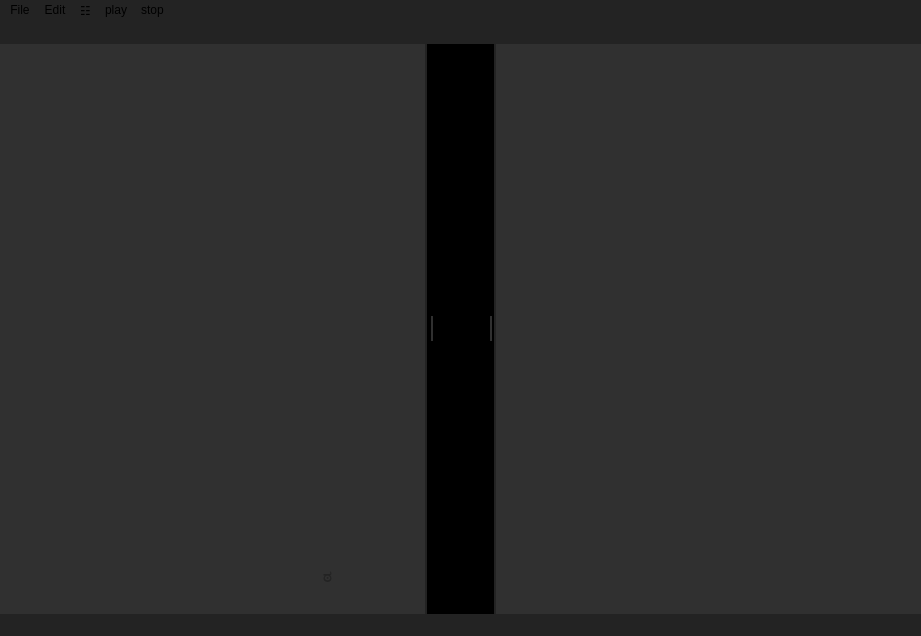
<?xml version="1.0" encoding="UTF-8"?>
<ui version="4.0">
 <class>MainWindow</class>
 <widget class="QMainWindow" name="MainWindow">
  <property name="geometry">
   <rect>
    <x>0</x>
    <y>0</y>
    <width>921</width>
    <height>636</height>
   </rect>
  </property>
  <property name="palette">
   <palette>
    <active>
     <colorrole role="Button">
      <brush brushstyle="SolidPattern">
       <color alpha="255">
        <red>35</red>
        <green>35</green>
        <blue>35</blue>
       </color>
      </brush>
     </colorrole>
     <colorrole role="Base">
      <brush brushstyle="SolidPattern">
       <color alpha="255">
        <red>35</red>
        <green>35</green>
        <blue>35</blue>
       </color>
      </brush>
     </colorrole>
     <colorrole role="Window">
      <brush brushstyle="SolidPattern">
       <color alpha="255">
        <red>35</red>
        <green>35</green>
        <blue>35</blue>
       </color>
      </brush>
     </colorrole>
    </active>
    <inactive>
     <colorrole role="Button">
      <brush brushstyle="SolidPattern">
       <color alpha="255">
        <red>35</red>
        <green>35</green>
        <blue>35</blue>
       </color>
      </brush>
     </colorrole>
     <colorrole role="Base">
      <brush brushstyle="SolidPattern">
       <color alpha="255">
        <red>35</red>
        <green>35</green>
        <blue>35</blue>
       </color>
      </brush>
     </colorrole>
     <colorrole role="Window">
      <brush brushstyle="SolidPattern">
       <color alpha="255">
        <red>35</red>
        <green>35</green>
        <blue>35</blue>
       </color>
      </brush>
     </colorrole>
    </inactive>
    <disabled>
     <colorrole role="Button">
      <brush brushstyle="SolidPattern">
       <color alpha="255">
        <red>35</red>
        <green>35</green>
        <blue>35</blue>
       </color>
      </brush>
     </colorrole>
     <colorrole role="Base">
      <brush brushstyle="SolidPattern">
       <color alpha="255">
        <red>35</red>
        <green>35</green>
        <blue>35</blue>
       </color>
      </brush>
     </colorrole>
     <colorrole role="Window">
      <brush brushstyle="SolidPattern">
       <color alpha="255">
        <red>35</red>
        <green>35</green>
        <blue>35</blue>
       </color>
      </brush>
     </colorrole>
    </disabled>
   </palette>
  </property>
  <property name="windowTitle">
   <string>MainWindow</string>
  </property>
  <property name="styleSheet">
   <string notr="true">QWidget {
    background-color: rgb(35, 35, 35);
}

QMenuBar::item {
    background-color: transparent;
}

QMenuBar::item:selected {
    background-color: #303030;
}
</string>
  </property>
  <widget class="QWidget" name="centralwidget">
   <layout class="QHBoxLayout" name="horizontalLayout">
    <property name="spacing">
     <number>0</number>
    </property>
    <property name="leftMargin">
     <number>0</number>
    </property>
    <property name="topMargin">
     <number>0</number>
    </property>
    <property name="rightMargin">
     <number>0</number>
    </property>
    <property name="bottomMargin">
     <number>0</number>
    </property>
    <item>
     <widget class="QSplitter" name="splitter">
      <property name="styleSheet">
       <string notr="true">QSplitter::handle {
    background-color: rgb(35, 35, 35);
}

QSplitter::handle:pressed {
    background-color: #E5E5E5;
}
</string>
      </property>
      <property name="frameShape">
       <enum>QFrame::NoFrame</enum>
      </property>
      <property name="frameShadow">
       <enum>QFrame::Plain</enum>
      </property>
      <property name="lineWidth">
       <number>0</number>
      </property>
      <property name="midLineWidth">
       <number>0</number>
      </property>
      <property name="orientation">
       <enum>Qt::Horizontal</enum>
      </property>
      <property name="opaqueResize">
       <bool>true</bool>
      </property>
      <property name="handleWidth">
       <number>2</number>
      </property>
      <widget class="QWidget" name="left_widget" native="true">
       <property name="styleSheet">
        <string notr="true">background-color: rgb(48, 48, 48);</string>
       </property>
       <widget class="QFrame" name="frame">
        <property name="geometry">
         <rect>
          <x>9</x>
          <y>9</y>
          <width>601</width>
          <height>210</height>
         </rect>
        </property>
        <property name="minimumSize">
         <size>
          <width>0</width>
          <height>0</height>
         </size>
        </property>
        <layout class="QHBoxLayout" name="horizontalLayout_3">
         <property name="spacing">
          <number>0</number>
         </property>
         <property name="sizeConstraint">
          <enum>QLayout::SetDefaultConstraint</enum>
         </property>
         <property name="leftMargin">
          <number>0</number>
         </property>
         <property name="topMargin">
          <number>0</number>
         </property>
         <property name="rightMargin">
          <number>0</number>
         </property>
         <property name="bottomMargin">
          <number>0</number>
         </property>
         <item>
          <widget class="QPlainTextEdit" name="plainTextEdit">
           <property name="baseSize">
            <size>
             <width>0</width>
             <height>0</height>
            </size>
           </property>
           <property name="styleSheet">
            <string notr="true">QPlainTextEdit {
    background-color: #303030; /* Dark background */
    color: #ffffff; /* White text color */
    border: 1px solid #303030; /* Dark border */
    padding: 0px; /* Remove default padding */
    font-size: 12px; /* Font size */
    groove: none; /* Remove the groove */
    font-family: Consolas, monospace; /* Font family */
}

QPlainTextEdit QScrollBar {
		background: #303030;
		border: none;
		margin: 0;
		padding: 0;
		width: 10px;
		groove: rgb(96, 33, 255)
	}
	
QPlainTextEdit QScrollBar:handle {
		border: none;
		background: #414141;
}

QPlainTextEdit QScrollBar::add-line:vertical, QPlainTextEdit QScrollBar::sub-line:vertical {
    background: none; /* No background for scrollbar buttons */
}
QPlainTextEdit QScrollBar::up-arrow:vertical, QPlainTextEdit QScrollBar::down-arrow:vertical{
	background: none;
}
QPlainTextEdit QScrollBar::add-page:vertical, QPlainTextEdit QScrollBar::sub-page:vertical{
	background: none;
}

QPlainTextEdit {
    selection-color: #ffffff; /* Change selection text color */
    selection-background-color: rgb(153, 153, 153); /* Change selection background color */
}</string>
           </property>
           <property name="tabStopDistance">
            <double>20.000000000000000</double>
           </property>
          </widget>
         </item>
        </layout>
       </widget>
       <widget class="QPushButton" name="preveiew_button">
        <property name="geometry">
         <rect>
          <x>290</x>
          <y>520</y>
          <width>75</width>
          <height>24</height>
         </rect>
        </property>
        <property name="font">
         <font>
          <pointsize>12</pointsize>
          <bold>true</bold>
         </font>
        </property>
        <property name="styleSheet">
         <string notr="true">QPushButton {
        background-color: transparent;
        border: none;
        padding: 4px; 
		 color: rgb(35, 35, 35);
    }
    QPushButton:hover {
        color: #727272; /* Change text color on hover */
    }
    QPushButton:pressed {
        color: #E5E5E5; /* Change text color when pressed */
    }
</string>
        </property>
        <property name="text">
         <string>ಠ</string>
        </property>
       </widget>
      </widget>
      <widget class="QWidget" name="main_main_widget" native="true">
       <property name="minimumSize">
        <size>
         <width>50</width>
         <height>20</height>
        </size>
       </property>
       <property name="baseSize">
        <size>
         <width>0</width>
         <height>0</height>
        </size>
       </property>
       <layout class="QHBoxLayout" name="horizontalLayout_2" stretch="1,100000,1">
        <property name="spacing">
         <number>0</number>
        </property>
        <property name="leftMargin">
         <number>0</number>
        </property>
        <property name="topMargin">
         <number>0</number>
        </property>
        <property name="rightMargin">
         <number>0</number>
        </property>
        <property name="bottomMargin">
         <number>0</number>
        </property>
        <item>
         <widget class="QWidget" name="left_splitter_widget" native="true">
          <property name="minimumSize">
           <size>
            <width>8</width>
            <height>0</height>
           </size>
          </property>
          <property name="maximumSize">
           <size>
            <width>8</width>
            <height>16777215</height>
           </size>
          </property>
          <property name="styleSheet">
           <string notr="true">background-color: rgb(0, 0, 0);</string>
          </property>
          <layout class="QVBoxLayout" name="verticalLayout_2">
           <property name="spacing">
            <number>0</number>
           </property>
           <property name="leftMargin">
            <number>0</number>
           </property>
           <property name="topMargin">
            <number>0</number>
           </property>
           <property name="rightMargin">
            <number>0</number>
           </property>
           <property name="bottomMargin">
            <number>0</number>
           </property>
           <item alignment="Qt::AlignHCenter|Qt::AlignVCenter">
            <widget class="QPushButton" name="left_splitter_button">
             <property name="minimumSize">
              <size>
               <width>10</width>
               <height>33</height>
              </size>
             </property>
             <property name="maximumSize">
              <size>
               <width>10</width>
               <height>33</height>
              </size>
             </property>
             <property name="styleSheet">
              <string notr="true">QPushButton {
    background-color: rgb(48, 48, 48); 
    color: white; /* White text color */
	border: 4px solid black
}

QPushButton:hover {
    background-color: rgb(114, 114, 114); 
}

QPushButton:pressed {
    background-color: #E5E5E5;  
}

</string>
             </property>
             <property name="text">
              <string/>
             </property>
            </widget>
           </item>
          </layout>
         </widget>
        </item>
        <item>
         <widget class="QWidget" name="view_widget" native="true">
          <property name="styleSheet">
           <string notr="true">background-color: rgb(0, 0, 0);</string>
          </property>
          <layout class="QGridLayout" name="gridLayout">
           <property name="leftMargin">
            <number>0</number>
           </property>
           <property name="topMargin">
            <number>0</number>
           </property>
           <property name="rightMargin">
            <number>0</number>
           </property>
           <property name="bottomMargin">
            <number>0</number>
           </property>
           <property name="spacing">
            <number>0</number>
           </property>
          </layout>
         </widget>
        </item>
        <item>
         <widget class="QWidget" name="right_splitter_widget" native="true">
          <property name="minimumSize">
           <size>
            <width>8</width>
            <height>0</height>
           </size>
          </property>
          <property name="maximumSize">
           <size>
            <width>8</width>
            <height>16777215</height>
           </size>
          </property>
          <property name="styleSheet">
           <string notr="true">background-color: rgb(0, 0, 0);</string>
          </property>
          <layout class="QVBoxLayout" name="verticalLayout">
           <property name="spacing">
            <number>0</number>
           </property>
           <property name="leftMargin">
            <number>0</number>
           </property>
           <property name="topMargin">
            <number>0</number>
           </property>
           <property name="rightMargin">
            <number>0</number>
           </property>
           <property name="bottomMargin">
            <number>0</number>
           </property>
           <item alignment="Qt::AlignHCenter|Qt::AlignVCenter">
            <widget class="QPushButton" name="right_splitter_button">
             <property name="minimumSize">
              <size>
               <width>10</width>
               <height>33</height>
              </size>
             </property>
             <property name="maximumSize">
              <size>
               <width>10</width>
               <height>33</height>
              </size>
             </property>
             <property name="styleSheet">
              <string notr="true">QPushButton {
    background-color: rgb(48, 48, 48); 
    color: white; /* White text color */
	border: 4px solid black
}

QPushButton:hover {
    background-color: rgb(114, 114, 114); 
}

QPushButton:pressed {
    background-color: #E5E5E5;  
}


</string>
             </property>
             <property name="text">
              <string/>
             </property>
            </widget>
           </item>
          </layout>
         </widget>
        </item>
       </layout>
      </widget>
      <widget class="QWidget" name="right_widget" native="true">
       <property name="styleSheet">
        <string notr="true">Background-color:rgb(48, 48, 48);</string>
       </property>
      </widget>
     </widget>
    </item>
   </layout>
  </widget>
  <widget class="QMenuBar" name="menubar">
   <property name="geometry">
    <rect>
     <x>0</x>
     <y>0</y>
     <width>921</width>
     <height>44</height>
    </rect>
   </property>
   <property name="minimumSize">
    <size>
     <width>0</width>
     <height>44</height>
    </size>
   </property>
   <property name="palette">
    <palette>
     <active>
      <colorrole role="WindowText">
       <brush brushstyle="SolidPattern">
        <color alpha="255">
         <red>0</red>
         <green>0</green>
         <blue>0</blue>
        </color>
       </brush>
      </colorrole>
      <colorrole role="Button">
       <brush brushstyle="SolidPattern">
        <color alpha="255">
         <red>35</red>
         <green>35</green>
         <blue>35</blue>
        </color>
       </brush>
      </colorrole>
      <colorrole role="Light">
       <brush brushstyle="SolidPattern">
        <color alpha="255">
         <red>255</red>
         <green>255</green>
         <blue>255</blue>
        </color>
       </brush>
      </colorrole>
      <colorrole role="Midlight">
       <brush brushstyle="SolidPattern">
        <color alpha="255">
         <red>255</red>
         <green>255</green>
         <blue>255</blue>
        </color>
       </brush>
      </colorrole>
      <colorrole role="Dark">
       <brush brushstyle="SolidPattern">
        <color alpha="255">
         <red>127</red>
         <green>127</green>
         <blue>127</blue>
        </color>
       </brush>
      </colorrole>
      <colorrole role="Mid">
       <brush brushstyle="SolidPattern">
        <color alpha="255">
         <red>170</red>
         <green>170</green>
         <blue>170</blue>
        </color>
       </brush>
      </colorrole>
      <colorrole role="Text">
       <brush brushstyle="SolidPattern">
        <color alpha="255">
         <red>0</red>
         <green>0</green>
         <blue>0</blue>
        </color>
       </brush>
      </colorrole>
      <colorrole role="BrightText">
       <brush brushstyle="SolidPattern">
        <color alpha="255">
         <red>255</red>
         <green>255</green>
         <blue>255</blue>
        </color>
       </brush>
      </colorrole>
      <colorrole role="ButtonText">
       <brush brushstyle="SolidPattern">
        <color alpha="255">
         <red>0</red>
         <green>0</green>
         <blue>0</blue>
        </color>
       </brush>
      </colorrole>
      <colorrole role="Base">
       <brush brushstyle="SolidPattern">
        <color alpha="255">
         <red>35</red>
         <green>35</green>
         <blue>35</blue>
        </color>
       </brush>
      </colorrole>
      <colorrole role="Window">
       <brush brushstyle="SolidPattern">
        <color alpha="255">
         <red>35</red>
         <green>35</green>
         <blue>35</blue>
        </color>
       </brush>
      </colorrole>
      <colorrole role="Shadow">
       <brush brushstyle="SolidPattern">
        <color alpha="255">
         <red>0</red>
         <green>0</green>
         <blue>0</blue>
        </color>
       </brush>
      </colorrole>
      <colorrole role="AlternateBase">
       <brush brushstyle="SolidPattern">
        <color alpha="255">
         <red>255</red>
         <green>255</green>
         <blue>255</blue>
        </color>
       </brush>
      </colorrole>
      <colorrole role="ToolTipBase">
       <brush brushstyle="SolidPattern">
        <color alpha="255">
         <red>255</red>
         <green>255</green>
         <blue>220</blue>
        </color>
       </brush>
      </colorrole>
      <colorrole role="ToolTipText">
       <brush brushstyle="SolidPattern">
        <color alpha="255">
         <red>0</red>
         <green>0</green>
         <blue>0</blue>
        </color>
       </brush>
      </colorrole>
      <colorrole role="PlaceholderText">
       <brush brushstyle="SolidPattern">
        <color alpha="127">
         <red>0</red>
         <green>0</green>
         <blue>0</blue>
        </color>
       </brush>
      </colorrole>
      <colorrole role="Accent">
       <brush brushstyle="SolidPattern">
        <color alpha="255">
         <red>255</red>
         <green>255</green>
         <blue>255</blue>
        </color>
       </brush>
      </colorrole>
     </active>
     <inactive>
      <colorrole role="WindowText">
       <brush brushstyle="SolidPattern">
        <color alpha="255">
         <red>0</red>
         <green>0</green>
         <blue>0</blue>
        </color>
       </brush>
      </colorrole>
      <colorrole role="Button">
       <brush brushstyle="SolidPattern">
        <color alpha="255">
         <red>35</red>
         <green>35</green>
         <blue>35</blue>
        </color>
       </brush>
      </colorrole>
      <colorrole role="Light">
       <brush brushstyle="SolidPattern">
        <color alpha="255">
         <red>255</red>
         <green>255</green>
         <blue>255</blue>
        </color>
       </brush>
      </colorrole>
      <colorrole role="Midlight">
       <brush brushstyle="SolidPattern">
        <color alpha="255">
         <red>255</red>
         <green>255</green>
         <blue>255</blue>
        </color>
       </brush>
      </colorrole>
      <colorrole role="Dark">
       <brush brushstyle="SolidPattern">
        <color alpha="255">
         <red>127</red>
         <green>127</green>
         <blue>127</blue>
        </color>
       </brush>
      </colorrole>
      <colorrole role="Mid">
       <brush brushstyle="SolidPattern">
        <color alpha="255">
         <red>170</red>
         <green>170</green>
         <blue>170</blue>
        </color>
       </brush>
      </colorrole>
      <colorrole role="Text">
       <brush brushstyle="SolidPattern">
        <color alpha="255">
         <red>0</red>
         <green>0</green>
         <blue>0</blue>
        </color>
       </brush>
      </colorrole>
      <colorrole role="BrightText">
       <brush brushstyle="SolidPattern">
        <color alpha="255">
         <red>255</red>
         <green>255</green>
         <blue>255</blue>
        </color>
       </brush>
      </colorrole>
      <colorrole role="ButtonText">
       <brush brushstyle="SolidPattern">
        <color alpha="255">
         <red>0</red>
         <green>0</green>
         <blue>0</blue>
        </color>
       </brush>
      </colorrole>
      <colorrole role="Base">
       <brush brushstyle="SolidPattern">
        <color alpha="255">
         <red>35</red>
         <green>35</green>
         <blue>35</blue>
        </color>
       </brush>
      </colorrole>
      <colorrole role="Window">
       <brush brushstyle="SolidPattern">
        <color alpha="255">
         <red>35</red>
         <green>35</green>
         <blue>35</blue>
        </color>
       </brush>
      </colorrole>
      <colorrole role="Shadow">
       <brush brushstyle="SolidPattern">
        <color alpha="255">
         <red>0</red>
         <green>0</green>
         <blue>0</blue>
        </color>
       </brush>
      </colorrole>
      <colorrole role="AlternateBase">
       <brush brushstyle="SolidPattern">
        <color alpha="255">
         <red>255</red>
         <green>255</green>
         <blue>255</blue>
        </color>
       </brush>
      </colorrole>
      <colorrole role="ToolTipBase">
       <brush brushstyle="SolidPattern">
        <color alpha="255">
         <red>255</red>
         <green>255</green>
         <blue>220</blue>
        </color>
       </brush>
      </colorrole>
      <colorrole role="ToolTipText">
       <brush brushstyle="SolidPattern">
        <color alpha="255">
         <red>0</red>
         <green>0</green>
         <blue>0</blue>
        </color>
       </brush>
      </colorrole>
      <colorrole role="PlaceholderText">
       <brush brushstyle="SolidPattern">
        <color alpha="127">
         <red>0</red>
         <green>0</green>
         <blue>0</blue>
        </color>
       </brush>
      </colorrole>
      <colorrole role="Accent">
       <brush brushstyle="SolidPattern">
        <color alpha="255">
         <red>255</red>
         <green>255</green>
         <blue>255</blue>
        </color>
       </brush>
      </colorrole>
     </inactive>
     <disabled>
      <colorrole role="WindowText">
       <brush brushstyle="SolidPattern">
        <color alpha="255">
         <red>127</red>
         <green>127</green>
         <blue>127</blue>
        </color>
       </brush>
      </colorrole>
      <colorrole role="Button">
       <brush brushstyle="SolidPattern">
        <color alpha="255">
         <red>35</red>
         <green>35</green>
         <blue>35</blue>
        </color>
       </brush>
      </colorrole>
      <colorrole role="Light">
       <brush brushstyle="SolidPattern">
        <color alpha="255">
         <red>255</red>
         <green>255</green>
         <blue>255</blue>
        </color>
       </brush>
      </colorrole>
      <colorrole role="Midlight">
       <brush brushstyle="SolidPattern">
        <color alpha="255">
         <red>255</red>
         <green>255</green>
         <blue>255</blue>
        </color>
       </brush>
      </colorrole>
      <colorrole role="Dark">
       <brush brushstyle="SolidPattern">
        <color alpha="255">
         <red>127</red>
         <green>127</green>
         <blue>127</blue>
        </color>
       </brush>
      </colorrole>
      <colorrole role="Mid">
       <brush brushstyle="SolidPattern">
        <color alpha="255">
         <red>170</red>
         <green>170</green>
         <blue>170</blue>
        </color>
       </brush>
      </colorrole>
      <colorrole role="Text">
       <brush brushstyle="SolidPattern">
        <color alpha="255">
         <red>127</red>
         <green>127</green>
         <blue>127</blue>
        </color>
       </brush>
      </colorrole>
      <colorrole role="BrightText">
       <brush brushstyle="SolidPattern">
        <color alpha="255">
         <red>255</red>
         <green>255</green>
         <blue>255</blue>
        </color>
       </brush>
      </colorrole>
      <colorrole role="ButtonText">
       <brush brushstyle="SolidPattern">
        <color alpha="255">
         <red>127</red>
         <green>127</green>
         <blue>127</blue>
        </color>
       </brush>
      </colorrole>
      <colorrole role="Base">
       <brush brushstyle="SolidPattern">
        <color alpha="255">
         <red>35</red>
         <green>35</green>
         <blue>35</blue>
        </color>
       </brush>
      </colorrole>
      <colorrole role="Window">
       <brush brushstyle="SolidPattern">
        <color alpha="255">
         <red>35</red>
         <green>35</green>
         <blue>35</blue>
        </color>
       </brush>
      </colorrole>
      <colorrole role="Shadow">
       <brush brushstyle="SolidPattern">
        <color alpha="255">
         <red>0</red>
         <green>0</green>
         <blue>0</blue>
        </color>
       </brush>
      </colorrole>
      <colorrole role="AlternateBase">
       <brush brushstyle="SolidPattern">
        <color alpha="255">
         <red>255</red>
         <green>255</green>
         <blue>255</blue>
        </color>
       </brush>
      </colorrole>
      <colorrole role="ToolTipBase">
       <brush brushstyle="SolidPattern">
        <color alpha="255">
         <red>255</red>
         <green>255</green>
         <blue>220</blue>
        </color>
       </brush>
      </colorrole>
      <colorrole role="ToolTipText">
       <brush brushstyle="SolidPattern">
        <color alpha="255">
         <red>0</red>
         <green>0</green>
         <blue>0</blue>
        </color>
       </brush>
      </colorrole>
      <colorrole role="PlaceholderText">
       <brush brushstyle="SolidPattern">
        <color alpha="127">
         <red>127</red>
         <green>127</green>
         <blue>127</blue>
        </color>
       </brush>
      </colorrole>
      <colorrole role="Accent">
       <brush brushstyle="SolidPattern">
        <color alpha="255">
         <red>255</red>
         <green>255</green>
         <blue>255</blue>
        </color>
       </brush>
      </colorrole>
     </disabled>
    </palette>
   </property>
   <widget class="QMenu" name="menuFile">
    <property name="title">
     <string>File</string>
    </property>
    <addaction name="action1"/>
    <addaction name="action2"/>
    <addaction name="action3"/>
   </widget>
   <widget class="QMenu" name="menuEdit">
    <property name="title">
     <string>Edit</string>
    </property>
   </widget>
   <widget class="QMenu" name="render">
    <property name="toolTip">
     <string comment="Compute simulation"/>
    </property>
    <property name="layoutDirection">
     <enum>Qt::LeftToRight</enum>
    </property>
    <property name="tearOffEnabled">
     <bool>true</bool>
    </property>
    <property name="title">
     <string notr="true">☷</string>
    </property>
    <property name="separatorsCollapsible">
     <bool>false</bool>
    </property>
    <property name="toolTipsVisible">
     <bool>true</bool>
    </property>
   </widget>
   <widget class="QMenu" name="menuplay">
    <property name="title">
     <string>play</string>
    </property>
   </widget>
   <widget class="QMenu" name="menustop">
    <property name="title">
     <string>stop</string>
    </property>
   </widget>
   <addaction name="menuFile"/>
   <addaction name="menuEdit"/>
   <addaction name="render"/>
   <addaction name="menuplay"/>
   <addaction name="menustop"/>
  </widget>
  <widget class="QStatusBar" name="statusbar">
   <property name="palette">
    <palette>
     <active>
      <colorrole role="WindowText">
       <brush brushstyle="SolidPattern">
        <color alpha="255">
         <red>135</red>
         <green>135</green>
         <blue>135</blue>
        </color>
       </brush>
      </colorrole>
      <colorrole role="Button">
       <brush brushstyle="SolidPattern">
        <color alpha="255">
         <red>35</red>
         <green>35</green>
         <blue>35</blue>
        </color>
       </brush>
      </colorrole>
      <colorrole role="Text">
       <brush brushstyle="SolidPattern">
        <color alpha="255">
         <red>255</red>
         <green>255</green>
         <blue>255</blue>
        </color>
       </brush>
      </colorrole>
      <colorrole role="ButtonText">
       <brush brushstyle="SolidPattern">
        <color alpha="255">
         <red>255</red>
         <green>255</green>
         <blue>255</blue>
        </color>
       </brush>
      </colorrole>
      <colorrole role="Base">
       <brush brushstyle="SolidPattern">
        <color alpha="255">
         <red>35</red>
         <green>35</green>
         <blue>35</blue>
        </color>
       </brush>
      </colorrole>
      <colorrole role="Window">
       <brush brushstyle="SolidPattern">
        <color alpha="255">
         <red>35</red>
         <green>35</green>
         <blue>35</blue>
        </color>
       </brush>
      </colorrole>
      <colorrole role="ToolTipText">
       <brush brushstyle="SolidPattern">
        <color alpha="255">
         <red>135</red>
         <green>135</green>
         <blue>135</blue>
        </color>
       </brush>
      </colorrole>
     </active>
     <inactive>
      <colorrole role="WindowText">
       <brush brushstyle="SolidPattern">
        <color alpha="255">
         <red>135</red>
         <green>135</green>
         <blue>135</blue>
        </color>
       </brush>
      </colorrole>
      <colorrole role="Button">
       <brush brushstyle="SolidPattern">
        <color alpha="255">
         <red>35</red>
         <green>35</green>
         <blue>35</blue>
        </color>
       </brush>
      </colorrole>
      <colorrole role="Text">
       <brush brushstyle="SolidPattern">
        <color alpha="255">
         <red>255</red>
         <green>255</green>
         <blue>255</blue>
        </color>
       </brush>
      </colorrole>
      <colorrole role="ButtonText">
       <brush brushstyle="SolidPattern">
        <color alpha="255">
         <red>255</red>
         <green>255</green>
         <blue>255</blue>
        </color>
       </brush>
      </colorrole>
      <colorrole role="Base">
       <brush brushstyle="SolidPattern">
        <color alpha="255">
         <red>35</red>
         <green>35</green>
         <blue>35</blue>
        </color>
       </brush>
      </colorrole>
      <colorrole role="Window">
       <brush brushstyle="SolidPattern">
        <color alpha="255">
         <red>35</red>
         <green>35</green>
         <blue>35</blue>
        </color>
       </brush>
      </colorrole>
      <colorrole role="HighlightedText">
       <brush brushstyle="SolidPattern">
        <color alpha="255">
         <red>255</red>
         <green>255</green>
         <blue>255</blue>
        </color>
       </brush>
      </colorrole>
      <colorrole role="ToolTipText">
       <brush brushstyle="SolidPattern">
        <color alpha="255">
         <red>135</red>
         <green>135</green>
         <blue>135</blue>
        </color>
       </brush>
      </colorrole>
     </inactive>
     <disabled>
      <colorrole role="Button">
       <brush brushstyle="SolidPattern">
        <color alpha="255">
         <red>35</red>
         <green>35</green>
         <blue>35</blue>
        </color>
       </brush>
      </colorrole>
      <colorrole role="Base">
       <brush brushstyle="SolidPattern">
        <color alpha="255">
         <red>35</red>
         <green>35</green>
         <blue>35</blue>
        </color>
       </brush>
      </colorrole>
      <colorrole role="Window">
       <brush brushstyle="SolidPattern">
        <color alpha="255">
         <red>35</red>
         <green>35</green>
         <blue>35</blue>
        </color>
       </brush>
      </colorrole>
      <colorrole role="ToolTipText">
       <brush brushstyle="SolidPattern">
        <color alpha="255">
         <red>135</red>
         <green>135</green>
         <blue>135</blue>
        </color>
       </brush>
      </colorrole>
     </disabled>
    </palette>
   </property>
  </widget>
  <action name="action1">
   <property name="text">
    <string>1</string>
   </property>
  </action>
  <action name="action2">
   <property name="text">
    <string>2</string>
   </property>
  </action>
  <action name="action3">
   <property name="text">
    <string>3</string>
   </property>
  </action>
 </widget>
 <resources>
  <include location="../../Icons/Icons.qrc"/>
 </resources>
 <connections/>
</ui>
